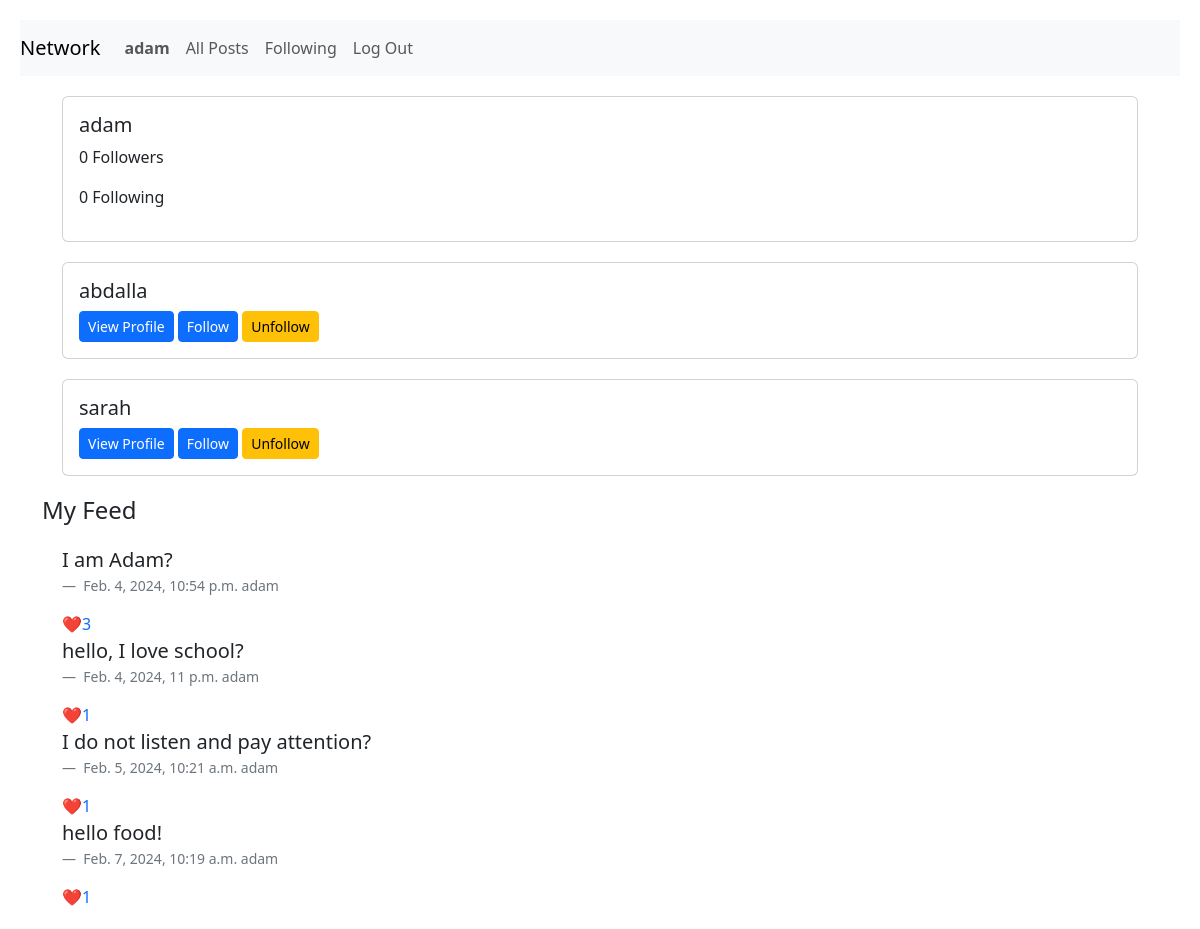
The page /profile (signed in) on the database its author committed.
### network/models.py (models this page shows, shortened)
class User(AbstractUser):
    pass

class Follow(models.Model):
    following = models.ManyToManyField(settings.AUTH_USER_MODEL, related_name="followers", symmetrical=False)

class TimeStampedModel(models.Model):
    created_at = models.DateTimeField(auto_now_add=True)
    updated_at = models.DateTimeField(auto_now=True)
    class Meta:
        abstract = True

class Post(TimeStampedModel):
    created = TimeStampedModel.created_at
    body = models.CharField(max_length=300)
    user = models.ForeignKey(settings.AUTH_USER_MODEL, on_delete=models.CASCADE, null=True)
    likes = models.IntegerField(blank=True)
    reactions = models.ManyToManyField(settings.AUTH_USER_MODEL, related_name="user_reactions", symmetrical=False)

### network/views.py (the view)
# urls.py: path("profile", views.profile, name="profile"),
@login_required
def profile(request):
    posts = Post.objects.all()
    current_users = User.objects.exclude(pk=request.user.id)
    user_following, __ = Follow.objects.get_or_create(pk=request.user.id)
    return render(
        request,
        "network/profile.html",
        {"all_users": current_users, "posts": posts, "following": user_following},
    )

### network/templates/network/profile.html
{% extends "network/layout.html" %}
{% block body %}
{% if user.is_authenticated %}
<div class="card">
    <div class="card-body">
        <h5 h5 class="card-title">{{ request.user.username }}</h5>
        <p>{{ user.followers.count }} Followers</p>
        <p>{{ following.following.count }} Following</p>
    </div>
</div>
{% for user in all_users %}
<div class="card">
    <div class="card-body">
        <h5 h5 class="card-title">{{ user.username }}</h5>
        <a type="button" class="btn btn-primary btn-sm" href="{% url 'view_profile' user.id %}">View Profile</a>
        <a type="button" class="btn btn-primary btn-sm" href="{% url 'follow' user.id %}">Follow</a>
        <a type="button" class="btn btn-warning btn-sm" href="{% url 'unfollow' user.id %}">Unfollow</a>
    </div>
</div>
{% endfor %}
<div id="feed">
    <h4>My Feed</h4>
    <div class="comments">
        {% for post in posts.all %}
        {% if post.user|stringformat:"s" == request.user.username %}
        <blockquote class="blockquote">
            {{ post.body | linebreaks }}
        </blockquote>
        <figcaption class="blockquote-footer">
            {{ post.created }}
            {{ post.user}}
        </figcaption>
        {% if post.user|stringformat:"s" != request.user.username %}
        <a class="likes" href="{% url 'like' post.id %}">❤️{{ post.likes }}</a>
        {% else %}
        <a class="likes" href="#">❤️{{ post.likes }}</a>
        {% endif %}
        {% endif %}
        {% endfor %}
        {% endif %}
    </div>
</div>
{% endblock %}

### network/templates/network/layout.html (shortened to what this page needs)
{% load static %}
<!DOCTYPE html>
<html lang="en">
<head>
    <link href="https://cdn.jsdelivr.net/npm/bootstrap@5.3.2/dist/css/bootstrap.min.css" rel="stylesheet"
>
    <link href="{% static 'network/styles.css' %}" rel="stylesheet">
</head>
<body>
    <nav class="navbar navbar-expand-lg navbar-light bg-light">
        <a class="navbar-brand" href="{% url 'index' %}">Network</a>
        <div>
            <ul class="navbar-nav mr-auto">
                {% if user.is_authenticated %}
                <li class="nav-item">
                    <a class="nav-link" href="{% url 'profile' %}"><strong>{{ user.username }}</strong></a>
                </li>
                {% endif %}
                <li class="nav-item">
                    <a class="nav-link" href="{% url 'allposts' %}">All Posts</a>
                </li>
                {% if user.is_authenticated %}
                <li class="nav-item">
                    <a class="nav-link" href="{% url 'following' %}">Following</a>
                </li>
                <li class="nav-item">
                    <a class="nav-link" href="{% url 'logout' %}">Log Out</a>
                </li>
                {% endif %}
            </ul>
        </div>
    </nav>
    <div class="container">
        {% block body %}
        {% endblock %}
    </div>
</body>
</html>

### network/static/network/styles.css (style rules this page uses)
.navbar { margin: 20px; }
.comments { margin: 20px; }
.card { margin: 20px; }
a { text-decoration: none; }

### rows shown on the page
User: username "adam", user.username "adam", followers.count "0"
Follow: following.count "0"
User: username "abdalla"
User: username "sarah"
Post: body "I am Adam?", created "Feb. 4, 2024, 10:54 p.m.", user "adam", likes "3"
Post: body "hello, I love school?", created "Feb. 4, 2024, 11 p.m.", user "adam", likes "1"
Post: body "I do not listen and pay attention?", created "Feb. 5, 2024, 10:21 a.m.", user "adam", likes "1"
Post: body "hello food!", created "Feb. 7, 2024, 10:19 a.m.", user "adam", likes "1"
